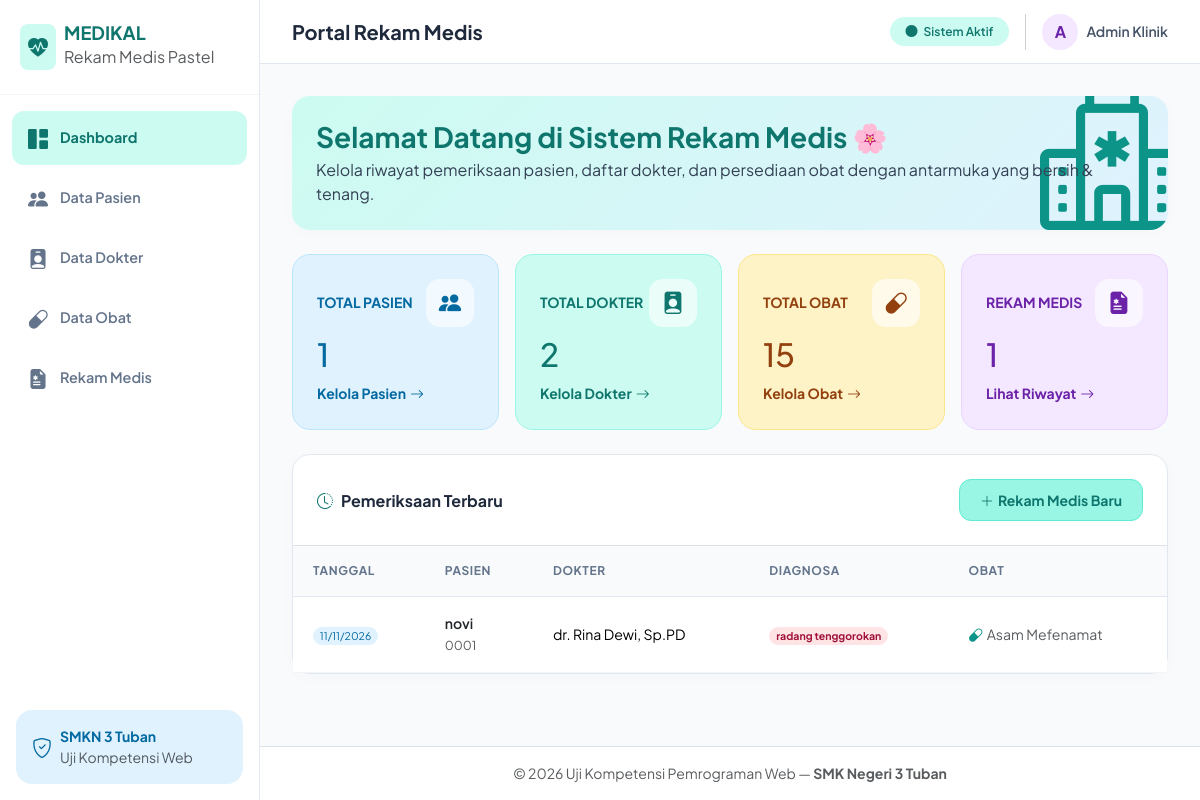
The page / on the database its author committed.
### tables this page shows
CREATE TABLE `rekam_medis` (
  `id_rekam` int(11) NOT NULL,
  `id_pasien` int(11) NOT NULL,
  `id_dokter` int(11) NOT NULL,
  `id_obat` int(11) NOT NULL,
  `tanggal_periksa` date NOT NULL,
  `keluhan` text NOT NULL,
  `diagnosa` text NOT NULL,
  `tindakan` text NOT NULL,
  `resep` varchar(100) NOT NULL
);

CREATE TABLE `pasien` (
  `id_pasien` int(11) NOT NULL,
  `no_rm` varchar(20) NOT NULL,
  `nama_pasien` varchar(100) NOT NULL,
  `jenis_kelamin` enum('L','P') NOT NULL,
  `tanggal_lahir` date NOT NULL,
  `alamat` text NOT NULL
);

CREATE TABLE `dokter` (
  `id_dokter` int(11) NOT NULL,
  `nama_dokter` varchar(100) NOT NULL,
  `spesialisasi` varchar(50) NOT NULL
);

CREATE TABLE `obat` (
  `id_obat` int(11) NOT NULL,
  `nama_obat` varchar(100) NOT NULL,
  `satuan` varchar(30) NOT NULL,
  `stok` int(11) NOT NULL
);

### index.php (the view)
<?php
include 'koneksi.php';
include 'header.php';
$q_pasien = mysqli_query($koneksi, "SELECT COUNT(*) AS total FROM pasien");
$q_dokter = mysqli_query($koneksi, "SELECT COUNT(*) AS total FROM dokter");
$q_obat   = mysqli_query($koneksi, "SELECT COUNT(*) AS total FROM obat");
$q_rekam  = mysqli_query($koneksi, "SELECT COUNT(*) AS total FROM rekam_medis");
$total_pasien = mysqli_fetch_assoc($q_pasien)['total'] ?? 0;
$total_dokter = mysqli_fetch_assoc($q_dokter)['total'] ?? 0;
$total_obat   = mysqli_fetch_assoc($q_obat)['total'] ?? 0;
$total_rekam  = mysqli_fetch_assoc($q_rekam)['total'] ?? 0;
?>
<div class="row mb-4">
    <div class="col-12">
        <div class="card-custom p-4 border-0 position-relative overflow-hidden" style="background: linear-gradient(135deg, #ccfbf1 0%, #e0f2fe 100%);">
            <div class="position-relative z-1">
                <h3 class="fw-bold mb-1" style="color: #0f766e;">Selamat Datang di Sistem Rekam Medis 🌸</h3>
                <p class="mb-0" style="color: #334155;">Kelola riwayat pemeriksaan pasien, daftar dokter, dan persediaan obat dengan antarmuka yang bersih & tenang.</p>
            </div>
            <i class="bi bi-hospital position-absolute end-0 bottom-0 text-teal opacity-10" style="font-size: 9rem; margin-right: -1rem; margin-bottom: -2rem; color: #0d9488;"></i>
        </div>
    </div>
</div>
<div class="row g-3 mb-4">
    <div class="col-sm-6 col-xl-3">
        <div class="metric-card card-pastel-blue">
            <div class="d-flex align-items-center justify-content-between mb-2">
                <span class="fw-bold small">TOTAL PASIEN</span>
                <div class="metric-icon">
                    <i class="bi bi-people-fill"></i>
                </div>
            </div>
            <h2 class="fw-extrabold mb-2"><?= $total_pasien; ?></h2>
            <a href="pasien.php" class="text-decoration-none small fw-bold d-inline-flex align-items-center gap-1" style="color: inherit;">
                Kelola Pasien <i class="bi bi-arrow-right"></i>
            </a>
        </div>
    </div>
    <div class="col-sm-6 col-xl-3">
        <div class="metric-card card-pastel-mint">
            <div class="d-flex align-items-center justify-content-between mb-2">
                <span class="fw-bold small">TOTAL DOKTER</span>
                <div class="metric-icon">
                    <i class="bi bi-person-badge-fill"></i>
                </div>
            </div>
            <h2 class="fw-extrabold mb-2"><?= $total_dokter; ?></h2>
            <a href="dokter.php" class="text-decoration-none small fw-bold d-inline-flex align-items-center gap-1" style="color: inherit;">
                Kelola Dokter <i class="bi bi-arrow-right"></i>
            </a>
        </div>
    </div>
    <div class="col-sm-6 col-xl-3">
        <div class="metric-card card-pastel-amber">
            <div class="d-flex align-items-center justify-content-between mb-2">
                <span class="fw-bold small">TOTAL OBAT</span>
                <div class="metric-icon">
                    <i class="bi bi-capsule"></i>
                </div>
            </div>
            <h2 class="fw-extrabold mb-2"><?= $total_obat; ?></h2>
            <a href="obat.php" class="text-decoration-none small fw-bold d-inline-flex align-items-center gap-1" style="color: inherit;">
                Kelola Obat <i class="bi bi-arrow-right"></i>
            </a>
        </div>
    </div>
    <div class="col-sm-6 col-xl-3">
        <div class="metric-card card-pastel-purple">
            <div class="d-flex align-items-center justify-content-between mb-2">
                <span class="fw-bold small">REKAM MEDIS</span>
                <div class="metric-icon">
                    <i class="bi bi-file-earmark-medical-fill"></i>
                </div>
            </div>
            <h2 class="fw-extrabold mb-2"><?= $total_rekam; ?></h2>
            <a href="rekam_medis.php" class="text-decoration-none small fw-bold d-inline-flex align-items-center gap-1" style="color: inherit;">
                Lihat Riwayat <i class="bi bi-arrow-right"></i>
            </a>
        </div>
    </div>
</div>
<div class="card-custom">
    <div class="p-3 p-md-4 border-bottom d-flex align-items-center justify-content-between">
        <h6 class="fw-bold mb-0" style="color: #1e293b;"><i class="bi bi-clock-history me-2" style="color: #0f766e;"></i>Pemeriksaan Terbaru</h6>
        <a href="rekam_medis_tambah.php" class="btn btn-pastel-primary btn-sm d-flex align-items-center gap-1">
            <i class="bi bi-plus-lg"></i> Rekam Medis Baru
        </a>
    </div>
    <div class="table-responsive">
        <table class="table table-custom align-middle mb-0">
            <thead>
                <tr>
                    <th>Tanggal</th>
                    <th>Pasien</th>
                    <th>Dokter</th>
                    <th>Diagnosa</th>
                    <th>Obat</th>
                </tr>
            </thead>
            <tbody>
                <?php
                $sql = "SELECT rm.*, p.nama_pasien, p.no_rm, d.nama_dokter, o.nama_obat
                        FROM rekam_medis rm
                        INNER JOIN pasien p ON rm.id_pasien = p.id_pasien
                        INNER JOIN dokter d ON rm.id_dokter = d.id_dokter
                        INNER JOIN obat o ON rm.id_obat = o.id_obat
                        ORDER BY rm.id_rekam DESC LIMIT 5";
                $query = mysqli_query($koneksi, $sql);
                if (mysqli_num_rows($query) == 0) {
                    echo "<tr><td colspan='5' class='text-center py-4 text-muted'>Belum ada transaksi rekam medis.</td></tr>";
                } else {
                    while ($row = mysqli_fetch_assoc($query)) :
                ?>
                <tr>
                    <td>
                        <span class="badge rounded-pill fw-normal" style="background-color: var(--pastel-blue); color: var(--pastel-blue-dark);">
                            <?= date('d/m/Y', strtotime($row['tanggal_periksa'])); ?>
                        </span>
                    </td>
                    <td>
                        <div class="fw-semibold text-dark"><?= htmlspecialchars($row['nama_pasien']); ?></div>
                        <small class="text-muted"><?= htmlspecialchars($row['no_rm']); ?></small>
                    </td>
                    <td><?= htmlspecialchars($row['nama_dokter']); ?></td>
                    <td><span class="badge rounded-pill" style="background-color: var(--pastel-peach); color: var(--pastel-peach-dark);"><?= htmlspecialchars($row['diagnosa']); ?></span></td>
                    <td class="text-muted"><i class="bi bi-capsule me-1" style="color: #0d9488;"></i><?= htmlspecialchars($row['nama_obat']); ?></td>
                </tr>
                <?php
                    endwhile;
                }
                ?>
            </tbody>
        </table>
    </div>
</div>
<?php include 'footer.php'; ?>

### header.php (style rules this page uses)
:root { --sidebar-width: 260px; --bg-main: #f8fafc; --sidebar-bg: #ffffff; --pastel-mint: #ccfbf1; --pastel-mint-dark: #0f766e; --pastel-blue: #e0f2fe; --pastel-blue-dark: #0369a1; --pastel-purple: #f3e8ff; --pastel-purple-dark: #6b21a8; --pastel-peach: #ffe4e6; --pastel-peach-dark: #9f1239; --pastel-amber: #fef3c7; --pastel-amber-dark: #92400e; --text-slate: #334155; }
body { font-family: 'Plus Jakarta Sans', sans-serif; background-color: var(--bg-main); color: var(--text-slate); }
.card-custom { border: 1px solid #e2e8f0; border-radius: 18px; background: #ffffff; box-shadow: 0 4px 15px rgba(0, 0, 0, 0.02); }
.metric-card { border: 1px solid #e2e8f0; border-radius: 18px; padding: 1.5rem; position: relative; overflow: hidden; transition: transform 0.2s ease, box-shadow 0.2s ease; }
.card-pastel-blue { background-color: var(--pastel-blue); color: var(--pastel-blue-dark); border-color: #bae6fd; }
.card-pastel-mint { background-color: var(--pastel-mint); color: var(--pastel-mint-dark); border-color: #99f6e4; }
.card-pastel-amber { background-color: var(--pastel-amber); color: var(--pastel-amber-dark); border-color: #fde68a; }
.card-pastel-purple { background-color: var(--pastel-purple); color: var(--pastel-purple-dark); border-color: #e9d5ff; }
.metric-icon { width: 48px; height: 48px; border-radius: 14px; display: flex; align-items: center; justify-content: center; font-size: 1.4rem; background: rgba(255, 255, 255, 0.6); backdrop-filter: blur(4px); }
.table-custom { border-collapse: separate; border-spacing: 0; width: 100%; }
.table-custom thead th { background-color: #f8fafc; color: #64748b; font-size: 0.75rem; text-transform: uppercase; letter-spacing: 0.05em; font-weight: 700; padding: 1rem 1.25rem; border-bottom: 1px solid #e2e8f0; }
.table-custom tbody td { padding: 1rem 1.25rem; border-bottom: 1px solid #f1f5f9; vertical-align: middle; font-size: 0.88rem; }
.btn-pastel-primary { background-color: #99f6e4; color: #0f766e; border: 1px solid #5eead4; border-radius: 12px; font-weight: 700; padding: 0.6rem 1.25rem; transition: all 0.2s ease; }

### rows shown on the page
rekam_medis: tanggal_periksa "11/11/2026", id_pasien.nama_pasien "novi", id_pasien.no_rm "0001", id_dokter.nama_dokter "dr. Rina Dewi, Sp.PD", diagnosa "radang tenggorokan", id_obat.nama_obat "Asam Mefenamat"

### other values the page prints
$total_pasien "1"
$total_dokter "2"
$total_obat "15"
$total_rekam "1"
